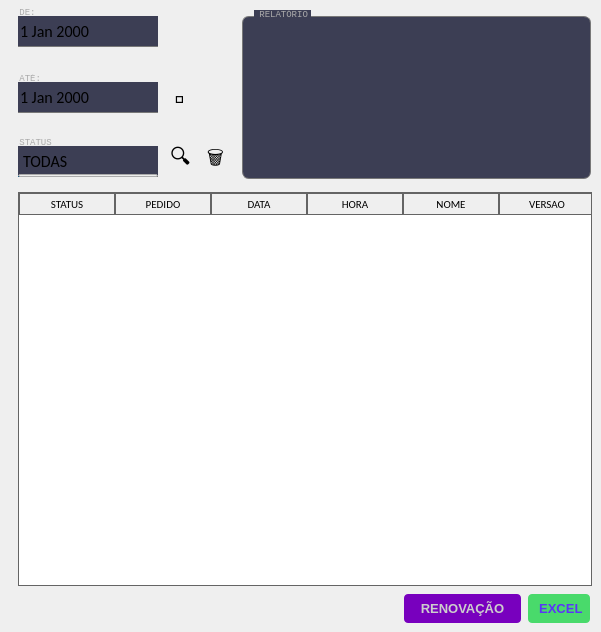
    <widget class="QWidget" name="tab_6">
     <attribute name="title">
      <string>Consulta</string>
     </attribute>
     <widget class="QPushButton" name="botao_procurar">
      <property name="geometry">
       <rect>
        <x>528</x>
        <y>594</y>
        <width>62</width>
        <height>29</height>
       </rect>
      </property>
      <property name="font">
       <font>
        <family>Segoe UI</family>
        <pointsize>10</pointsize>
        <weight>75</weight>
        <italic>false</italic>
        <bold>true</bold>
       </font>
      </property>
      <property name="cursor">
       <cursorShape>PointingHandCursor</cursorShape>
      </property>
      <property name="focusPolicy">
       <enum>Qt::NoFocus</enum>
      </property>
      <property name="styleSheet">
       <string notr="true">border-radius:4px;
background-color:rgb(73, 218, 107);
color:rgb(90,54,247);
</string>
      </property>
      <property name="text">
       <string> EXCEL</string>
      </property>
     </widget>
     <widget class="QLabel" name="label_quantidade_bd">
      <property name="geometry">
       <rect>
        <x>172</x>
        <y>596</y>
        <width>226</width>
        <height>25</height>
       </rect>
      </property>
      <property name="font">
       <font>
        <family>Calibri</family>
        <pointsize>10</pointsize>
        <weight>50</weight>
        <bold>false</bold>
       </font>
      </property>
      <property name="cursor">
       <cursorShape>ArrowCursor</cursorShape>
      </property>
      <property name="layoutDirection">
       <enum>Qt::LeftToRight</enum>
      </property>
      <property name="styleSheet">
       <string notr="true">color:rgb(220,220,220);</string>
      </property>
      <property name="text">
       <string/>
      </property>
      <property name="alignment">
       <set>Qt::AlignRight|Qt::AlignTrailing|Qt::AlignVCenter</set>
      </property>
     </widget>
     <widget class="QPushButton" name="botao_consultar">
      <property name="geometry">
       <rect>
        <x>165</x>
        <y>144</y>
        <width>31</width>
        <height>31</height>
       </rect>
      </property>
      <property name="font">
       <font>
        <family>Consolas</family>
        <pointsize>16</pointsize>
        <weight>50</weight>
        <italic>false</italic>
        <bold>false</bold>
       </font>
      </property>
      <property name="cursor">
       <cursorShape>PointingHandCursor</cursorShape>
      </property>
      <property name="focusPolicy">
       <enum>Qt::NoFocus</enum>
      </property>
      <property name="layoutDirection">
       <enum>Qt::LeftToRight</enum>
      </property>
      <property name="styleSheet">
       <string notr="true">border-radius:7px;
background-color:transparent</string>
      </property>
      <property name="text">
       <string>🔍</string>
      </property>
     </widget>
     <widget class="QDateEdit" name="campo_data_ate">
      <property name="geometry">
       <rect>
        <x>18</x>
        <y>82</y>
        <width>140</width>
        <height>31</height>
       </rect>
      </property>
      <property name="font">
       <font>
        <family>Calibri</family>
        <pointsize>12</pointsize>
        <weight>50</weight>
        <italic>false</italic>
        <bold>false</bold>
       </font>
      </property>
      <property name="styleSheet">
       <string notr="true">QDateEdit {
    border: none;
    border-bottom: 1px solid rgb(90, 54, 247);
    border-radius: 0;
    background-color: rgb(60, 62, 84);
}

QDateEdit:disabled, QDateEdit:!focus {
    border-bottom: 1px solid rgb(120, 120, 120);
}

QDateEdit::up-button {
    width: 0;
    height: 0;
    border: none;
}

QDateEdit::down-button {
    width: 0;
    height: 0;
    border: none;
}
</string>
      </property>
      <property name="buttonSymbols">
       <enum>QAbstractSpinBox::NoButtons</enum>
      </property>
     </widget>
     <widget class="QComboBox" name="campo_lista_status_2">
      <property name="geometry">
       <rect>
        <x>18</x>
        <y>146</y>
        <width>140</width>
        <height>31</height>
       </rect>
      </property>
      <property name="font">
       <font>
        <family>Calibri</family>
        <pointsize>12</pointsize>
        <weight>50</weight>
        <italic>false</italic>
        <bold>false</bold>
       </font>
      </property>
      <property name="styleSheet">
       <string notr="true">QComboBox {
    border: none;
    border-bottom: 1px solid rgb(90, 54, 247);
    border-radius: 0;
    background-color: rgb(60, 62, 84);
}

QComboBox:disabled, QComboBox:!focus {
    border-bottom: 1px solid rgb(120, 120, 120);
}

QComboBox::down-arrow {
    image: none;
}

QComboBox::drop-down {
    width: 0;
}


</string>
      </property>
      <property name="editable">
       <bool>false</bool>
      </property>
      <item>
       <property name="text">
        <string>TODAS</string>
       </property>
      </item>
      <item>
       <property name="text">
        <string>DIGITAÇÃO</string>
       </property>
      </item>
      <item>
       <property name="text">
        <string>VIDEO REALIZADA</string>
       </property>
      </item>
      <item>
       <property name="text">
        <string>VERIFICAÇÃO</string>
       </property>
      </item>
      <item>
       <property name="text">
        <string>APROVADO</string>
       </property>
      </item>
      <item>
       <property name="text">
        <string>CANCELADO</string>
       </property>
      </item>
     </widget>
     <widget class="QLabel" name="label_19">
      <property name="geometry">
       <rect>
        <x>14</x>
        <y>8</y>
        <width>21</width>
        <height>9</height>
       </rect>
      </property>
      <property name="font">
       <font>
        <family>Consolas</family>
        <pointsize>7</pointsize>
        <weight>50</weight>
        <italic>false</italic>
        <bold>false</bold>
       </font>
      </property>
      <property name="styleSheet">
       <string notr="true">background-color:transparent;
color:rgb(170,170,170)</string>
      </property>
      <property name="text">
       <string> DE:</string>
      </property>
     </widget>
     <widget class="QProgressBar" name="barra_progresso_consulta">
      <property name="geometry">
       <rect>
        <x>18</x>
        <y>174</y>
        <width>140</width>
        <height>3</height>
       </rect>
      </property>
      <property name="font">
       <font>
        <family>Helvetica</family>
        <pointsize>1</pointsize>
        <weight>50</weight>
        <bold>false</bold>
       </font>
      </property>
      <property name="styleSheet">
       <string notr="true"/>
      </property>
      <property name="value">
       <number>0</number>
      </property>
      <property name="alignment">
       <set>Qt::AlignCenter</set>
      </property>
      <property name="format">
       <string/>
      </property>
     </widget>
     <widget class="QLabel" name="label_21">
      <property name="geometry">
       <rect>
        <x>14</x>
        <y>138</y>
        <width>45</width>
        <height>9</height>
       </rect>
      </property>
      <property name="font">
       <font>
        <family>Consolas</family>
        <pointsize>7</pointsize>
        <weight>50</weight>
        <italic>false</italic>
        <bold>false</bold>
       </font>
      </property>
      <property name="styleSheet">
       <string notr="true">background-color:transparent;
color:rgb(170,170,170)</string>
      </property>
      <property name="text">
       <string> STATUS</string>
      </property>
     </widget>
     <widget class="QDateEdit" name="campo_data_de">
      <property name="geometry">
       <rect>
        <x>18</x>
        <y>16</y>
        <width>140</width>
        <height>31</height>
       </rect>
      </property>
      <property name="font">
       <font>
        <family>Calibri</family>
        <pointsize>12</pointsize>
        <weight>50</weight>
        <italic>false</italic>
        <bold>false</bold>
       </font>
      </property>
      <property name="styleSheet">
       <string notr="true">QDateEdit {
    border: none;
    border-bottom: 1px solid rgb(90, 54, 247);
    border-radius: 0;
    background-color: rgb(60, 62, 84);
}

QDateEdit:disabled, QDateEdit:!focus {
    border-bottom: 1px solid rgb(120, 120, 120);
}

QDateEdit::up-button {
    width: 0;
    height: 0;
    border: none;
}

QDateEdit::down-button {
    width: 0;
    height: 0;
    border: none;
}
</string>
      </property>
      <property name="buttonSymbols">
       <enum>QAbstractSpinBox::NoButtons</enum>
      </property>
     </widget>
     <widget class="QLabel" name="label_20">
      <property name="geometry">
       <rect>
        <x>14</x>
        <y>74</y>
        <width>25</width>
        <height>9</height>
       </rect>
      </property>
      <property name="font">
       <font>
        <family>Consolas</family>
        <pointsize>7</pointsize>
        <weight>50</weight>
        <italic>false</italic>
        <bold>false</bold>
       </font>
      </property>
      <property name="styleSheet">
       <string notr="true">background-color:transparent;
color:rgb(170,170,170)</string>
      </property>
      <property name="text">
       <string> ATÉ:</string>
      </property>
     </widget>
     <widget class="QLabel" name="label_msg_copiado">
      <property name="geometry">
       <rect>
        <x>18</x>
        <y>594</y>
        <width>29</width>
        <height>25</height>
       </rect>
      </property>
      <property name="font">
       <font>
        <family>Calibri</family>
        <pointsize>10</pointsize>
        <weight>50</weight>
        <bold>false</bold>
       </font>
      </property>
      <property name="cursor">
       <cursorShape>ArrowCursor</cursorShape>
      </property>
      <property name="layoutDirection">
       <enum>Qt::LeftToRight</enum>
      </property>
      <property name="styleSheet">
       <string notr="true">color:rgb(90,54,247);</string>
      </property>
      <property name="text">
       <string/>
      </property>
      <property name="alignment">
       <set>Qt::AlignLeading|Qt::AlignLeft|Qt::AlignVCenter</set>
      </property>
     </widget>
     <widget class="QPushButton" name="botao_hoje">
      <property name="geometry">
       <rect>
        <x>165</x>
        <y>82</y>
        <width>31</width>
        <height>31</height>
       </rect>
      </property>
      <property name="font">
       <font>
        <family>Consolas</family>
        <pointsize>14</pointsize>
        <weight>50</weight>
        <italic>false</italic>
        <bold>false</bold>
       </font>
      </property>
      <property name="cursor">
       <cursorShape>PointingHandCursor</cursorShape>
      </property>
      <property name="focusPolicy">
       <enum>Qt::NoFocus</enum>
      </property>
      <property name="layoutDirection">
       <enum>Qt::LeftToRight</enum>
      </property>
      <property name="styleSheet">
       <string notr="true">border-radius:7px;
background-color:transparent</string>
      </property>
      <property name="text">
       <string>📅</string>
      </property>
     </widget>
     <widget class="QTextEdit" name="campo_relatorio">
      <property name="geometry">
       <rect>
        <x>242</x>
        <y>16</y>
        <width>349</width>
        <height>163</height>
       </rect>
      </property>
      <property name="font">
       <font>
        <family>Consolas</family>
        <pointsize>9</pointsize>
        <weight>50</weight>
        <italic>false</italic>
        <bold>false</bold>
       </font>
      </property>
      <property name="cursor" stdset="0">
       <cursorShape>IBeamCursor</cursorShape>
      </property>
      <property name="styleSheet">
       <string notr="true">border-radius:7px;
border: 1px solid rgb(120,120,120);
background-color:rgb(60,62, 84);</string>
      </property>
      <property name="verticalScrollBarPolicy">
       <enum>Qt::ScrollBarAlwaysOff</enum>
      </property>
      <property name="horizontalScrollBarPolicy">
       <enum>Qt::ScrollBarAlwaysOff</enum>
      </property>
     </widget>
     <widget class="QLabel" name="label_26">
      <property name="geometry">
       <rect>
        <x>254</x>
        <y>10</y>
        <width>57</width>
        <height>9</height>
       </rect>
      </property>
      <property name="font">
       <font>
        <family>Consolas</family>
        <pointsize>7</pointsize>
        <weight>50</weight>
        <italic>false</italic>
        <bold>false</bold>
       </font>
      </property>
      <property name="styleSheet">
       <string notr="true">background-color:rgb(60, 62, 84);
color:rgb(170,170,170)</string>
      </property>
      <property name="text">
       <string> RELATÓRIO</string>
      </property>
     </widget>
     <widget class="QPushButton" name="botao_envio_massa">
      <property name="geometry">
       <rect>
        <x>404</x>
        <y>594</y>
        <width>117</width>
        <height>29</height>
       </rect>
      </property>
      <property name="font">
       <font>
        <family>Segoe UI</family>
        <pointsize>10</pointsize>
        <weight>75</weight>
        <italic>false</italic>
        <bold>true</bold>
       </font>
      </property>
      <property name="cursor">
       <cursorShape>PointingHandCursor</cursorShape>
      </property>
      <property name="focusPolicy">
       <enum>Qt::NoFocus</enum>
      </property>
      <property name="styleSheet">
       <string notr="true">border-radius:4px;
background-color:rgb(120, 0, 190);
color:rgb(205,205,205);
</string>
      </property>
      <property name="text">
       <string>RENOVAÇÃO</string>
      </property>
     </widget>
     <widget class="QPushButton" name="botao_excluir_dados_tabela">
      <property name="geometry">
       <rect>
        <x>200</x>
        <y>144</y>
        <width>31</width>
        <height>31</height>
       </rect>
      </property>
      <property name="font">
       <font>
        <family>Consolas</family>
        <pointsize>14</pointsize>
        <weight>50</weight>
        <italic>false</italic>
        <bold>false</bold>
       </font>
      </property>
      <property name="cursor">
       <cursorShape>PointingHandCursor</cursorShape>
      </property>
      <property name="focusPolicy">
       <enum>Qt::NoFocus</enum>
      </property>
      <property name="layoutDirection">
       <enum>Qt::LeftToRight</enum>
      </property>
      <property name="styleSheet">
       <string notr="true">border-radius:7px;
background-color:transparent</string>
      </property>
      <property name="text">
       <string>🗑️</string>
      </property>
     </widget>
     <widget class="QTableWidget" name="tableWidget">
      <property name="geometry">
       <rect>
        <x>18</x>
        <y>192</y>
        <width>574</width>
        <height>394</height>
       </rect>
      </property>
      <property name="font">
       <font>
        <family>Calibri</family>
        <pointsize>8</pointsize>
       </font>
      </property>
      <property name="styleSheet">
       <string notr="true">/* Adicionar borda ao redor de todo o QTableWidget */
QTableWidget {
    border: 1px solid rgb(100, 100, 100); /* Borda ao redor da tabela */
}

/* Adicionar borda ao redor do header */


/* Estilo para cada seção do header */
QHeaderView::section {
    border: 1px solid rgb(100, 100, 100); /* Borda ao redor de cada célula do cabeçalho */
    background-color: transparent; /* Fundo transparente */
    padding: 1px; /* Ajuste de espaçamento */
}
</string>
      </property>
      <property name="verticalScrollBarPolicy">
       <enum>Qt::ScrollBarAlwaysOff</enum>
      </property>
      <property name="horizontalScrollBarPolicy">
       <enum>Qt::ScrollBarAlwaysOff</enum>
      </property>
      <attribute name="horizontalHeaderDefaultSectionSize">
       <number>96</number>
      </attribute>
      <attribute name="verticalHeaderVisible">
       <bool>false</bool>
      </attribute>
      <column>
       <property name="text">
        <string>STATUS</string>
       </property>
      </column>
      <column>
       <property name="text">
        <string>PEDIDO</string>
       </property>
      </column>
      <column>
       <property name="text">
        <string>DATA</string>
       </property>
      </column>
      <column>
       <property name="text">
        <string>HORA</string>
       </property>
      </column>
      <column>
       <property name="text">
        <string>NOME</string>
       </property>
      </column>
      <column>
       <property name="text">
        <string>VERSAO</string>
       </property>
      </column>
     </widget>
     <zorder>botao_procurar</zorder>
     <zorder>label_quantidade_bd</zorder>
     <zorder>botao_consultar</zorder>
     <zorder>campo_data_ate</zorder>
     <zorder>campo_lista_status_2</zorder>
     <zorder>label_21</zorder>
     <zorder>campo_data_de</zorder>
     <zorder>label_20</zorder>
     <zorder>label_msg_copiado</zorder>
     <zorder>botao_hoje</zorder>
     <zorder>label_19</zorder>
     <zorder>campo_relatorio</zorder>
     <zorder>label_26</zorder>
     <zorder>botao_envio_massa</zorder>
     <zorder>botao_excluir_dados_tabela</zorder>
     <zorder>tableWidget</zorder>
     <zorder>barra_progresso_consulta</zorder>
    </widget>
